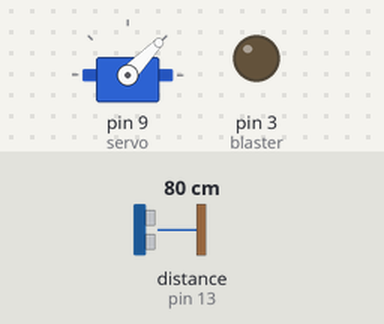
Recording of a sketch running on a simulated Arduino Uno, built with avr-gcc and run on an emulated ATmega328P. Parts: servo, output pins drawn as LEDs (lit = HIGH). Wiring (inferred from the names in the program): ultrasonic range finder: trigger pin 12; echo pin 13. The test bench sets the inputs (shaded band); at power-on: distance to the obstacle (sensor on pin 13) 80 cm. The echo pulse lasts 58.3 µs per cm; pins used as bus, display or sensor lines are not drawn; what the sketch prints to the serial monitor is not drawn.

Above: at 3.9 s.
4.0 s: distance to the obstacle (sensor on pin 13) set to 18 cm
At 6.14 s:
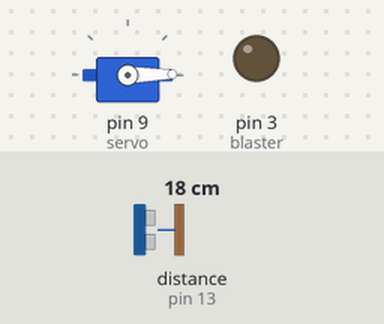
8.0 s: distance to the obstacle (sensor on pin 13) set to 15 cm
At 8.32 s:
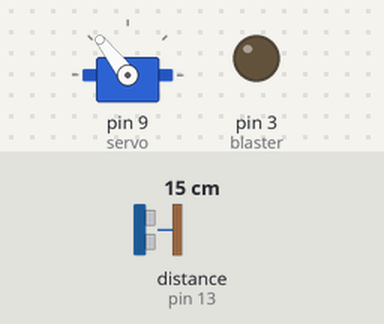
At 10.0 s:
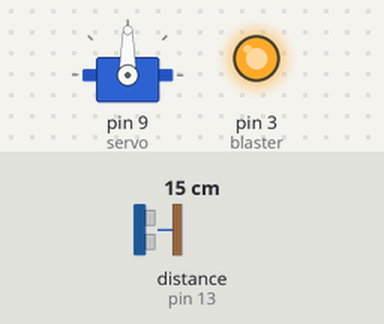
Timing chart, 0 to 11.5 s (numbered marks = the images above; inputs shaded):
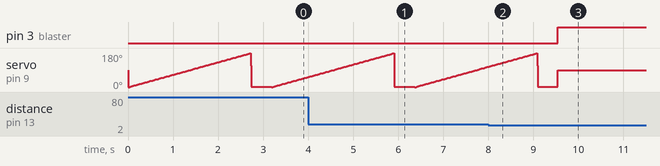

The sketch:

Project_20_Gatling_Sentry_Gun.ino
```cpp
#include <NewPing.h> // Call NewPing library
#include <Servo.h> // Call Servo library
#define trigPin 12 // Pin connected to ultrasonic sensor Trig
#define echoPin 13 // Pin connected the ultrasonic sensor Echo
#define MAX_DISTANCE 500
NewPing sonar(trigPin, echoPin, MAX_DISTANCE);
int blaster = 3; // Pin connected to the blaster
int angle = 0; // Set servo position in degrees
Servo servo;
void setup() {
  Serial.begin (115200);
  pinMode(trigPin, OUTPUT);
  pinMode(echoPin, INPUT);
  pinMode(blaster, OUTPUT);
  servo.attach(9); // Pin connected to servo
}
void loop() {
  int duration, distance, pos = 0, i;
  digitalWrite(trigPin, LOW);
  delayMicroseconds(2);
  digitalWrite(trigPin, HIGH); // trigPin sends a ping
  delayMicroseconds(10);
  digitalWrite(trigPin, LOW);
  duration = pulseIn(echoPin, HIGH); // echoPin receives the ping
  distance = (duration / 2) / 29.1;
  Serial.print(distance);
  Serial.println(" cm");
  if (distance <= 15) { // If distance is less than 15
    digitalWrite(blaster, HIGH); // Blaster will fire
    servo.write(90);
  }
  else {
    digitalWrite(blaster, LOW); // Otherwise blaster won't activate
    for (angle = 0; angle < 180; angle++) { // Sweep the servo
      servo.write(angle);
      delay(15);
    }
    for (angle = 180; angle > 0; angle--) {
      servo.write(angle);
    }
    delay(450);
  }
}
```

Measured:
- the behaviour switches between 17 and 16 cm on distance to the obstacle (sensor on pin 13) (found by bisection; images 1 and 2)
- after the input at 8.0 s, pin 3 (blaster): LOW → HIGH after 1.5 s
